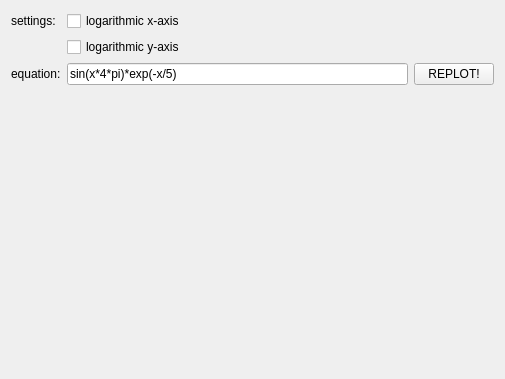
<?xml version="1.0" encoding="UTF-8"?>
<ui version="4.0">
 <class>FormWithJKQTPlotter</class>
 <widget class="QWidget" name="FormWithJKQTPlotter">
  <property name="geometry">
   <rect>
    <x>0</x>
    <y>0</y>
    <width>505</width>
    <height>379</height>
   </rect>
  </property>
  <property name="windowTitle">
   <string>Form</string>
  </property>
  <layout class="QGridLayout" name="gridLayout">
   <item row="2" column="0">
    <widget class="QLabel" name="label">
     <property name="text">
      <string>equation:</string>
     </property>
    </widget>
   </item>
   <item row="2" column="1">
    <widget class="QLineEdit" name="edtEquation">
     <property name="text">
      <string>sin(x*4*pi)*exp(-x/5)</string>
     </property>
    </widget>
   </item>
   <item row="2" column="2">
    <widget class="QPushButton" name="btnReplot">
     <property name="text">
      <string>REPLOT!</string>
     </property>
    </widget>
   </item>
   <item row="3" column="0" colspan="3">
    <widget class="JKQTPlotter" name="plot" native="true"/>
   </item>
   <item row="1" column="1">
    <widget class="QCheckBox" name="chkLogY">
     <property name="text">
      <string>logarithmic y-axis</string>
     </property>
    </widget>
   </item>
   <item row="0" column="1">
    <widget class="QCheckBox" name="chkLogX">
     <property name="text">
      <string>logarithmic x-axis</string>
     </property>
    </widget>
   </item>
   <item row="0" column="0">
    <widget class="QLabel" name="label_2">
     <property name="text">
      <string>settings:</string>
     </property>
    </widget>
   </item>
  </layout>
 </widget>
 <customwidgets>
  <customwidget>
   <class>JKQTPlotter</class>
   <extends>QWidget</extends>
   <header>jkqtplotter/jkqtplotter.h</header>
   <container>1</container>
  </customwidget>
 </customwidgets>
 <resources/>
 <connections/>
</ui>
